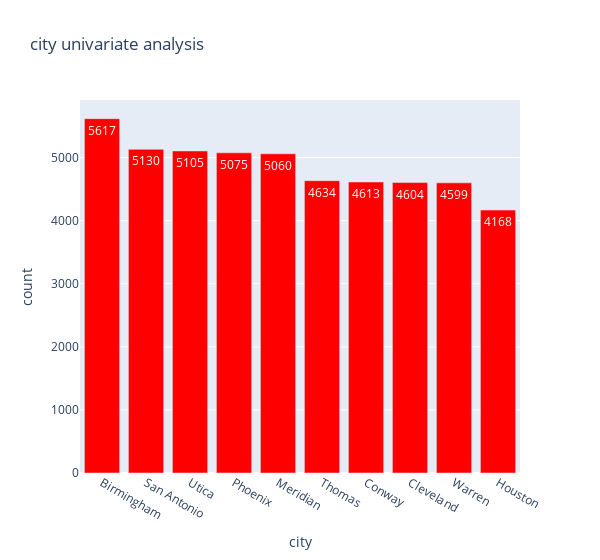

The cell this chart's notebook holds for it:
### Code cell
temp = df1["city"].value_counts().head(10)
df = pd.DataFrame({'Class': temp.index,'values': temp.values})

trace = go.Bar(
    x = df['Class'],y = df['values'],
    name="Credit Card Fraud Class - data unbalance (Not fraud = 0, Fraud = 1)",
    marker=dict(color="Red"),
    text=df['values']
)
data = [trace]
layout = dict(title = 'city univariate analysis',
          xaxis = dict(title = 'city', showticklabels=True), 
          yaxis = dict(title = 'count'),
          hovermode = 'closest',width=600
         )
fig = dict(data=data, layout=layout)
iplot(fig, filename='class')

### Figure 1 — Plotly figure (JSON) as saved in the notebook; plotly's stock layout.template omitted (floating-point values rounded to 4 significant figures)
{"data": [{"marker": {"color": "Red"}, "name": "Credit Card Fraud Class - data unbalance (Not fraud = 0, Fraud = 1)", "text": [5617, 5130, 5105, 5075, 5060, 4634, 4613, 4604, 4599, 4168], "type": "bar", "x": ["Birmingham", "San Antonio", "Utica", "Phoenix", "Meridian", "Thomas", "Conway", "Cleveland", "Warren", "Houston"], "y": [5617, 5130, 5105, 5075, 5060, 4634, 4613, 4604, 4599, 4168]}], "layout": {"hovermode": "closest", "title": {"text": "city univariate analysis"}, "width": 600, "xaxis": {"showticklabels": true, "title": {"text": "city"}}, "yaxis": {"title": {"text": "count"}}}}
